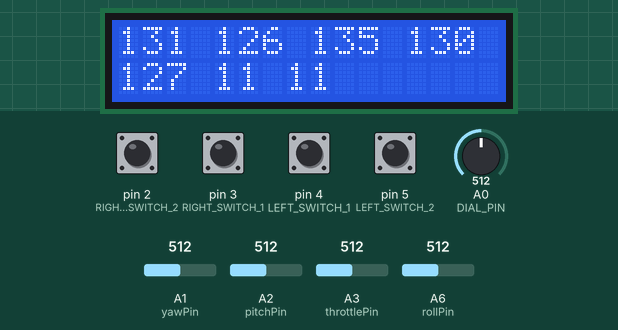
This sketch was run on a simulated Arduino Nano, built with avr-gcc and run on an emulated ATmega328P. Parts: 16×2 character LCD. The test bench sets the inputs (shaded band); at power-on: pin 2 (RIGHT_SWITCH_2), pin 3 (RIGHT_SWITCH_1), pin 4 (LEFT_SWITCH_1), pin 5 (LEFT_SWITCH_2) HIGH, A1 (yawPin) = 512, A2 (pitchPin) = 512, A3 (throttlePin) = 512, A0 (DIAL_PIN) = 512, A6 (rollPin) = 512. No radio packets arrive unless stated; what the sketch prints to the serial monitor is not drawn.

Above: at 4.8 s.
4.9 s: A1 (yawPin) set to 609
At 6.3 s:
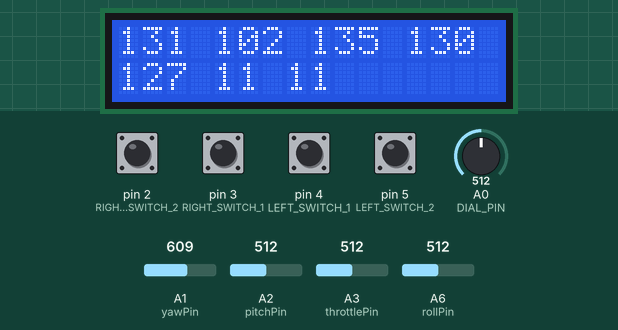
7.9 s: A1 (yawPin) set to 635
At 9.0 s:
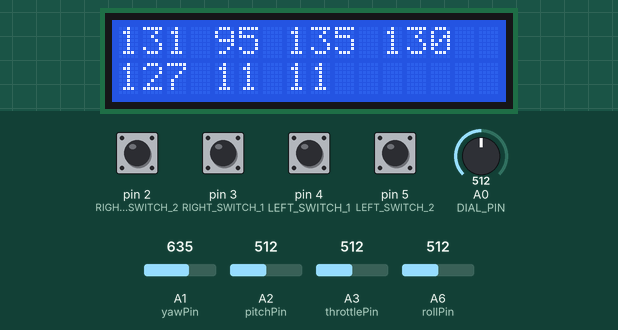
9.7 s: A2 (pitchPin) set to 641
At 10.4 s:
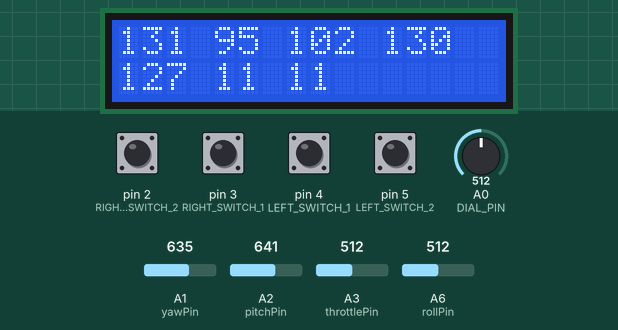
11.4 s: A2 (pitchPin) set to 658
At 12.8 s:
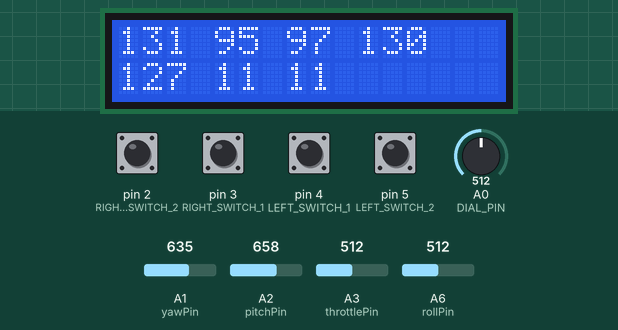
13.1 s: pin 3 (RIGHT_SWITCH_1) pulled LOW for 0.4 s
At 13.53 s:
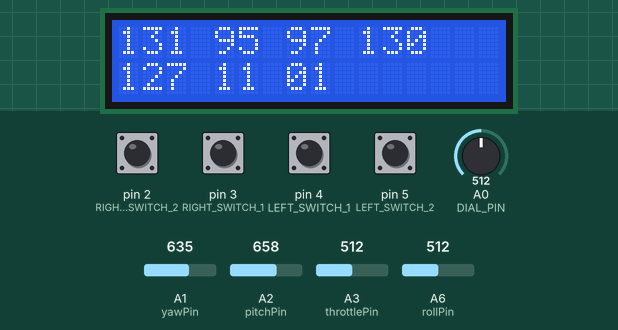
15.2 s: A3 (throttlePin) set to 614
At 16.1 s:
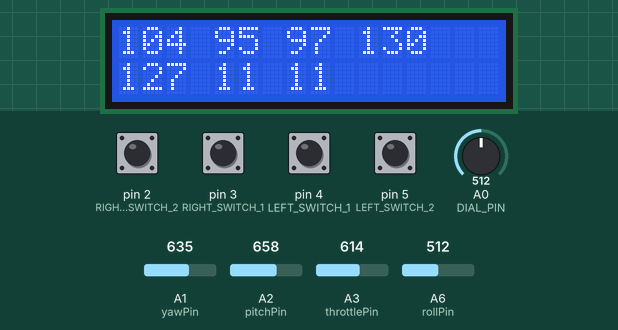
16.9 s: A3 (throttlePin) set to 644
Timing chart, 0 to 19.9 s (numbered marks = the images above; inputs shaded):
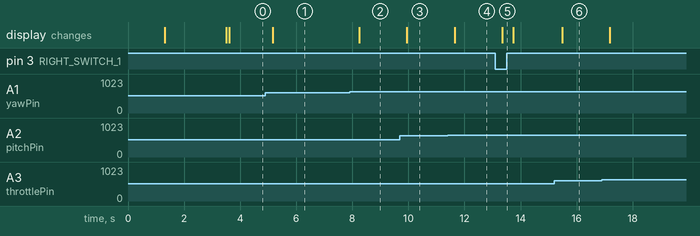

The sketch:

controller.ino
```cpp
#include <SPI.h>
#include <nRF24L01.h>
#include <RF24.h>
#include <LiquidCrystal_I2C.h>

float vol = 0;
int input = 0;

int vdividerPin = A7;
int throttlePin =  A3;
int yawPin = A1;
int pitchPin = A2;
int rollPin = A6;
int LEFT_SWITCH_1 = 4; // Left switch to the left
int LEFT_SWITCH_2 = 5; // Left switch to the right
int RIGHT_SWITCH_1 = 3; // Right switch to the left
int RIGHT_SWITCH_2 = 2; // Right switch to the right
int DIAL_PIN = A0;

const byte address[2][6] = {"100000", "200000"}; // Address needs to match reciever addresses.
const byte currentAddress[6];

int currentAddressIndex = -1; // The index of the address being used, initialized to -1 so it will be connected on first run

// Variables to handle LCD update timing
// LCD is 16x2
unsigned long lcdUpdateTime = 0;
const unsigned long lcdUpdateInterval = 100; // Update interval in milliseconds

// Struct representing the control data coming from the remote. Should not exceed 32 bytes.
struct ControlData {
  byte throttle;
  byte yaw;
  byte pitch;
  byte roll;
  byte dial;
  byte leftSwitchPosition1;
  byte leftSwitchPosition2;
  byte rightSwitchPosition1;
  byte rightSwitchPosition2;
};


LiquidCrystal_I2C lcd(0x27, 16, 2);

RF24 radio(10, 9); // select  CE and CSN  pins

ControlData data;

/**
 * Setup the hardware.
 */
void setup()
{
  // starting the Serial Monitor
  Serial.begin(9600);

  initLCD();

  // Initialize the digital pins
  pinMode(LEFT_SWITCH_1, INPUT_PULLUP);
  pinMode(LEFT_SWITCH_2, INPUT_PULLUP);
  pinMode(RIGHT_SWITCH_1, INPUT_PULLUP);
  pinMode(RIGHT_SWITCH_2, INPUT_PULLUP);

  resetData();
  readData();
}

/**
 * Main loop
 */
void loop()
{
  // Connect the radio to the proper channel.
  connectRadio();

  // // Update LCD display at regular intervals
  // unsigned long currentMillis = millis();
  // if (currentMillis - lcdUpdateTime >= lcdUpdateInterval) {
  //   updateLCD();
  //   lcdUpdateTime = currentMillis;
  // }

  // Read the data.
  readData();
  // Write the data
  radio.write(&data, sizeof(ControlData));

  delay(250);
}

/** Connect the radio to the proper channel if the switch changed */
void connectRadio()
{
    int newAddressIndex = 0;
       // Right switch is to the left
    if(data.rightSwitchPosition1 == 1 && data.rightSwitchPosition2 == 0) {
      newAddressIndex = 0;
    }

    // Right switch is to the right
    if(data.rightSwitchPosition1 == 0 && data.rightSwitchPosition2 == 1) {
      newAddressIndex = 1;
    }

    // If the address is changed by the switch, connect to the proper channel.
    if(currentAddressIndex != newAddressIndex) {
      Serial.print("Changing to address ");
      Serial.println(newAddressIndex);
      currentAddressIndex = newAddressIndex;
      memcpy(currentAddress, address[currentAddressIndex], 6 * sizeof(byte));
      initRadioComms();
    }

}

/** Initialize the LCD screen.*/
void initLCD()
{
  lcd.init();
  lcd.backlight();
  lcd.setCursor(1, 0);
  lcd.clear();
  lcd.print("Arduino");
  lcd.setCursor(0, 1);
  lcd.print("Transmitter");
  delay(1200);
  lcd.clear();
  lcd.print("For Arduino");
  lcd.setCursor(0, 1);
  lcd.print("Mini FPV Drone");
  delay(2200);
  lcd.clear();
  pinMode(vdividerPin, INPUT);
}

/**
 * Returns a corrected value for a joystick position that takes into account
 * the values of the outer extents and the middle of the joystick range.
 */
int mapJoystickValues(int val, int lower, int middle, int upper, bool reverse)
{
  val = constrain(val, lower, upper);
  if ( val < middle )
    val = map(val, lower, middle, 0, 128);
  else
    val = map(val, middle, upper, 128, 255);
  return ( reverse ? 255 - val : val );
}

/** Read the data from the switches, joysticks and knobs. */
void readData()
{
  // The calibration numbers used here should be measured
  // for your joysticks till they send the correct values.
  data.throttle = mapJoystickValues( analogRead(throttlePin), 13, 524, 1015, true );
  data.yaw      = mapJoystickValues( analogRead(yawPin), 50, 505, 1020, true );
  data.pitch    = mapJoystickValues( analogRead(pitchPin), 12, 544, 1021, true );
  data.roll     = mapJoystickValues( analogRead(rollPin), 34, 522, 1020, true );
  data.dial     = map(analogRead(DIAL_PIN), 0, 1023, 0, 255);
  data.leftSwitchPosition1 = digitalRead(LEFT_SWITCH_1);
  data.leftSwitchPosition2 = digitalRead(LEFT_SWITCH_2);
  data.rightSwitchPosition1 = digitalRead(RIGHT_SWITCH_1);
  data.rightSwitchPosition2 = digitalRead(RIGHT_SWITCH_2);

  // Print it.
  printData(data);
}

/**  Initialize the radio communications. */
void initRadioComms() {
  Serial.println("Initializing radio communications.");
  radio.begin();
  radio.openWritingPipe(currentAddress);
  radio.setPALevel(RF24_PA_MIN);
  radio.stopListening();
}

/** Reset the data. */
void resetData()
{
  //This are the start values of each channal
  // Throttle is 0 in order to stop the motors
  //127 is the middle value of the 10ADC.
  data.throttle = 0;
  data.yaw = 127;
  data.pitch = 127;
  data.roll = 127;
  data.dial = 0;
  data.leftSwitchPosition1 = 0;
  data.leftSwitchPosition2 = 0;
  data.rightSwitchPosition1 = 0;
  data.rightSwitchPosition2 = 0;
}

/** Print the data. */
void printData(ControlData toPrint) {
    Serial.print("Throttle: ");
    Serial.print(toPrint.throttle);
    Serial.print(" Yaw: ");
    Serial.print(toPrint.yaw);
    Serial.print(" Pitch: ");
    Serial.print(toPrint.pitch);
    Serial.print(" Roll: ");
    Serial.print(toPrint.roll);
    Serial.print(" Dial: ");
    Serial.print(toPrint.dial);
    Serial.print(" Left Switch 1: ");
    Serial.print(toPrint.leftSwitchPosition1);
    Serial.print(" Left Switch 2: ");
    Serial.print(toPrint.leftSwitchPosition2);
    Serial.print(" Right Switch 1: ");
    Serial.print(toPrint.rightSwitchPosition1);
    Serial.print(" Right Switch 2: ");
    Serial.print(toPrint.rightSwitchPosition2);
    Serial.println("");

    // Build strings to print to the lcd.
    String line1, line2;
    line1 += toPrint.throttle ;
    line1 += " ";
    line1 += toPrint.yaw;
    line1 += " ";
    line1 += toPrint.pitch;
    line1 += " ";
    line1 += toPrint.roll;

    line2 += toPrint.dial ;
    line2 += " ";
    line2 += toPrint.leftSwitchPosition1;
    line2 += toPrint.leftSwitchPosition2;
    line2 += " ";
    line2 += toPrint.rightSwitchPosition1;
    line2 += toPrint.rightSwitchPosition2;

    printToLcd(line1, line2);
}

/** Write to the lcd. */
void updateLCD() {
  input = analogRead(vdividerPin);
  vol = (input * 10.0) / 1024.0;

  lcd.clear();
  lcd.setCursor(0, 0);
  lcd.print("Voltage:");
  lcd.setCursor(0, 1);
  lcd.print(vol);
  lcd.print("Vx");
}


void printToLcd(String firstLine, String secondLine) {
  lcd.clear();
  lcd.setCursor(0, 0);
  lcd.print(firstLine);
  lcd.setCursor(0, 1);
  lcd.print(secondLine);
}
```

Measured:
- after the input at 4.9 s, the display: changes after 0.27 s (image 1)
- after the input at 7.9 s, the display: changes after 0.35 s (image 2)
- after the input at 9.7 s, the display: changes after 0.25 s (image 3)
- after the input at 11.4 s, the display: changes after 0.25 s (image 4)
- after the input at 13.1 s, the display: changes after 0.24 s (image 5)
- after the input at 15.2 s, the display: changes after 0.29 s (image 6)
